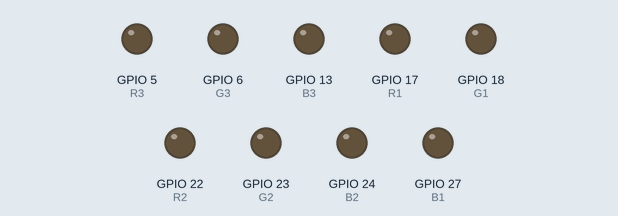
This program was run on a simulated Raspberry Pi (BCM pin numbers). Parts: output pins drawn as LEDs (lit = HIGH). What the program prints to the terminal is not drawn.

Above: at 0.15 s.
At 1.06 s:
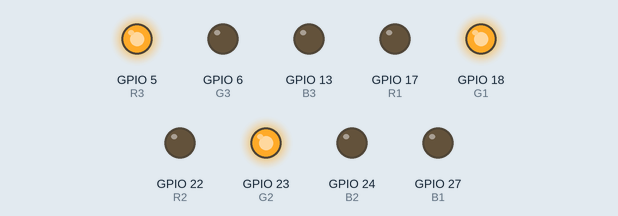
At 2.27 s:
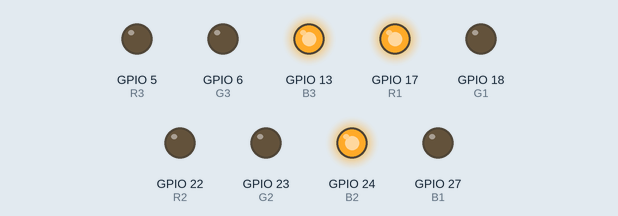
At 3.18 s:
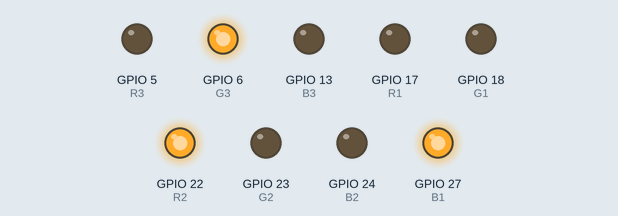
At 4.39 s:
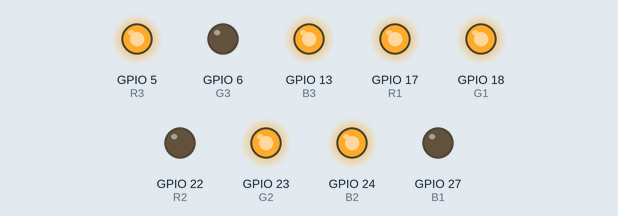
Timing chart, 0 to 4.5 s (numbered marks = the images above):
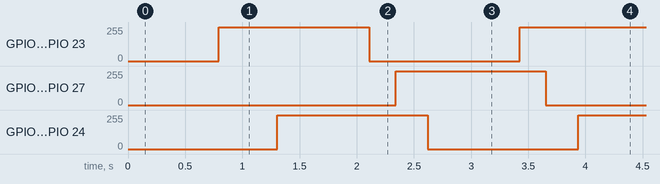

The program:

RGB_LED_ANODE.py
```python
import RPi.GPIO as GPIO    # GPIO 제어 모듈
import time                # time 모듈

R1 = 17                    # wPi. 0(GPIO. 0), BCM. 17, Physical-Pin. 11(LED 4)
G1 = 18                    # wPi. 1(GPIO. 1), BCM. 18, Physical-Pin. 12(LED 2)
B1 = 27                    # wPi. 2(GPIO. 2), BCM. 27, Physical-Pin. 13(LED 1)

R2 = 22                    # wPi. 3(GPIO. 3), BCM. 22, Physical-Pin. 15(LED 4)
G2 = 23                    # wPi. 4(GPIO. 4), BCM. 23, Physical-Pin. 16(LED 2)
B2 = 24                    # wPi. 5(GPIO. 5), BCM. 24, Physical-Pin. 18(LED 1)

R3 = 5                     # wPi. 21(GPIO. 21), BCM. 5, Physical-Pin. 29(LED 4)
G3 = 6                     # wPi. 22(GPIO. 22), BCM. 6, Physical-Pin. 31(LED 2)
B3 = 13                    # wPi. 23(GPIO. 23), BCM. 13, Physical-Pin. 33(LED 1)
# 가장 긴 핀(LED 3)은 GND에 연결

GPIO.setmode(GPIO.BCM)     # BCM모드 설정

GPIO.setup(R1, GPIO.OUT)   # OUTPUT(출력) 설정
GPIO.setup(G1, GPIO.OUT)   # OUTPUT(출력) 설정
GPIO.setup(B1, GPIO.OUT)   # OUTPUT(출력) 설정

GPIO.setup(R2, GPIO.OUT)   # OUTPUT(출력) 설정
GPIO.setup(G2, GPIO.OUT)   # OUTPUT(출력) 설정
GPIO.setup(B2, GPIO.OUT)   # OUTPUT(출력) 설정

GPIO.setup(R3, GPIO.OUT)   # OUTPUT(출력) 설정
GPIO.setup(G3, GPIO.OUT)   # OUTPUT(출력) 설정
GPIO.setup(B3, GPIO.OUT)   # OUTPUT(출력) 설정

# pwm 2차원 배열 설정
pwm = [
    [GPIO.PWM(R1, 120), GPIO.PWM(G1, 120), GPIO.PWM(B1, 120)],
    [GPIO.PWM(R2, 120), GPIO.PWM(G2, 120), GPIO.PWM(B2, 120)],
    [GPIO.PWM(R3, 120), GPIO.PWM(G3, 120), GPIO.PWM(B3, 120)]
]

# pwm Duty Cycle 설정
for i in range(0, len(pwm)) :
    for j in range(0, len(pwm[i])) :
        pwm[i][j].start(0)

# LED 색 정의 함수
def LedColorSet1(r, g, b) :
    pwm[0][0].ChangeDutyCycle(r / 2.55)
    pwm[0][1].ChangeDutyCycle(g / 2.55)
    pwm[0][2].ChangeDutyCycle(b / 2.55)

def LedColorSet2(r, g, b) :
    pwm[1][0].ChangeDutyCycle(r / 2.55)
    pwm[1][1].ChangeDutyCycle(g / 2.55)
    pwm[1][2].ChangeDutyCycle(b / 2.55)

def LedColorSet3(r, g, b) :
    pwm[2][0].ChangeDutyCycle(r / 2.55)
    pwm[2][1].ChangeDutyCycle(g / 2.55)
    pwm[2][2].ChangeDutyCycle(b / 2.55)

# 각 LED의 초기값, 증가/감소값 3차원 배열 설정
freq = [
    [[0, 1], [100, 1], [200, -1]],
    [[200, -1], [100, 1], [0, 1]],
    [[100, 1], [200, -1], [0, 1]]
]

try :   # 정상 작동일 때
    print("Ctrl + C 를 눌러 종료합니다.")
    while True :    # 무한루프

        # 각 LED의 R, G, B 색상의 증감 설정
        for i in range(0, len(freq)) :
            for j in range(0, len(freq[i])) :
                freq[i][j][0] += freq[i][j][1]
                if freq[i][j][0] >= 256 :   # 255(최대값)을 넘었을 경우
                    freq[i][j][0] = 255
                    freq[i][j][1] = -1      # 증가 값을 감소로 돌림
                elif freq[i][j][0] <= -1 :  # 0(최소값)을 넘었을 경우
                    freq[i][j][0] = 0
                    freq[i][j][1] = 1       # 감소 값을 증가 값으로 돌림

        # 미리 선언한 함수를 이용하여 LED의 색 정의
        LedColorSet1(freq[0][0][0], freq[0][1][0], freq[0][2][0])
        LedColorSet2(freq[1][0][0], freq[1][1][0], freq[1][2][0])
        LedColorSet3(freq[2][0][0], freq[2][1][0], freq[2][2][0])
        time.sleep(0.005)   # 0.005초마다 증감이 발생하여 색이 변함

except :    # 종료 시

    # pwm 전부 중지
    for i in range(0, len(pwm)) :
        for j in range(0, len(pwm[i])) :
            pwm[i][j].stop()

    GPIO.cleanup()  # GPIO 초기화
    print("end")    # "end" 메시지 출력
```

Measured:
- by itself, GPIO 5 (R3), GPIO 18 (G1), GPIO 23 (G2): 0/255 → 255/255 at 0.79 s, → 0/255 1.3 s later, → 255/255 1.3 s later
- by itself, GPIO 6 (G3), GPIO 22 (R2), GPIO 27 (B1): 0/255 → 255/255 at 2.3 s, → 0/255 1.3 s later
- by itself, GPIO 13 (B3), GPIO 17 (R1), GPIO 24 (B2): 0/255 → 255/255 at 1.3 s, → 0/255 1.3 s later, → 255/255 1.3 s later
